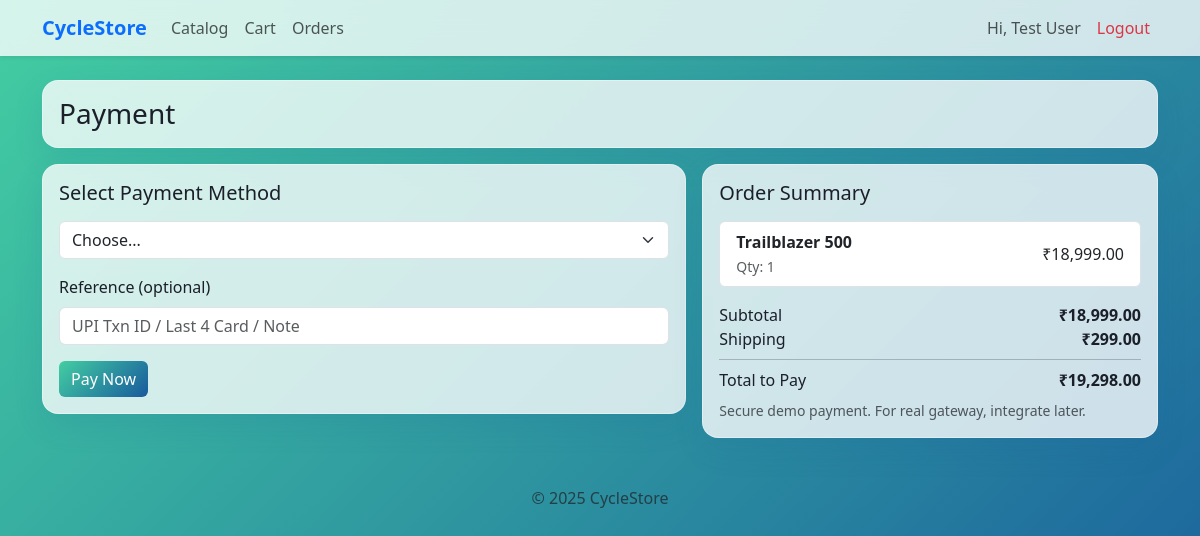
Page /user/payment.php?id=1 (signed in) on the committed database.
### tables this page shows
CREATE TABLE `order_items` (
  `id` int(11) NOT NULL,
  `order_id` int(11) NOT NULL,
  `product_id` int(11) NOT NULL,
  `price` decimal(12,2) NOT NULL,
  `quantity` int(11) NOT NULL
);

CREATE TABLE `products` (
  `id` int(11) NOT NULL,
  `supplier_id` int(11) NOT NULL,
  `category_id` int(11) NOT NULL,
  `name` varchar(160) NOT NULL,
  `slug` varchar(200) NOT NULL,
  `description` text DEFAULT NULL,
  `brand` varchar(120) DEFAULT NULL,
  `price` decimal(12,2) NOT NULL DEFAULT 0.00,
  `thumbnail` varchar(255) DEFAULT NULL,
  `is_active` tinyint(1) NOT NULL DEFAULT 1,
  `created_at` datetime DEFAULT current_timestamp()
);

CREATE TABLE `orders` (
  `id` int(11) NOT NULL,
  `order_date` datetime NOT NULL DEFAULT current_timestamp(),
  `user_id` int(11) NOT NULL,
  `address_id` int(11) NOT NULL,
  `status` enum('pending','confirmed','shipped','delivered','cancelled') NOT NULL DEFAULT 'pending',
  `subtotal` decimal(12,2) NOT NULL DEFAULT 0.00,
  `shipping` decimal(12,2) NOT NULL DEFAULT 0.00,
  `total` decimal(12,2) NOT NULL DEFAULT 0.00,
  `payment_status` enum('unpaid','paid','cod','refund') NOT NULL DEFAULT 'unpaid',
  `created_at` datetime DEFAULT current_timestamp()
);

### includes/auth.php (called while the page is built, shortened)
<?php
function user() {
    return $_SESSION['user'] ?? null;
}

### user/payment.php (the view, shortened to what this page needs)
<?php
require_once '../config/db.php';
require_once '../includes/auth.php';
$u = user();
$orderId = (int)($_GET['id'] ?? 0);
$oq = mysqli_query($conn, "SELECT id, user_id, status, subtotal, shipping, total, payment_status, created_at FROM orders WHERE id=$orderId AND user_id=".$u['id']." LIMIT 1");
$order = mysqli_fetch_assoc($oq);
$iq = mysqli_query($conn, "SELECT oi.product_id, p.name, oi.price, oi.quantity
                           FROM order_items oi
                           JOIN products p ON p.id=oi.product_id
                           WHERE oi.order_id=".$order['id']);
$items = [];
while($r = mysqli_fetch_assoc($iq)) $items[] = $r;
include '../includes/header_user.php';
include '../includes/nav_user.php';
?>
<div class="container my-4">
  <div class="glass p-3 mb-3">
    <h3 class="mb-0">Payment</h3>
  </div>
  <div class="row g-3">
    <div class="col-lg-7">
      <div class="glass p-3">
        <h5 class="mb-3">Select Payment Method</h5>
        <form method="post">
          <div class="mb-3">
            <select name="method" class="form-select" required>
              <option value="">Choose...</option>
            </select>
          </div>
          <div class="mb-3">
            <label class="form-label">Reference (optional)</label>
            <input name="provider_ref" class="form-control" placeholder="UPI Txn ID / Last 4 Card / Note">
          </div>
          <button class="btn btn-brand">Pay Now</button>
        </form>
      </div>
    </div>
    <div class="col-lg-5">
      <div class="glass p-3">
        <h5 class="mb-3">Order Summary</h5>
        <ul class="list-group mb-3">
          <?php foreach($items as $it): ?>
            <li class="list-group-item d-flex justify-content-between align-items-center">
              <div>
                <div class="fw-semibold"><?=htmlspecialchars($it['name'])?></div>
                <small class="text-muted">Qty: <?=$it['quantity']?></small>
              </div>
              <div>₹<?=number_format((float)$it['price']*$it['quantity'],2)?></div>
            </li>
          <?php endforeach; ?>
        </ul>
        <div class="d-flex justify-content-between"><span>Subtotal</span><strong>₹<?=number_format((float)$order['subtotal'],2)?></strong></div>
        <div class="d-flex justify-content-between"><span>Shipping</span><strong>₹<?=number_format((float)$order['shipping'],2)?></strong></div>
        <hr class="my-2">
        <div class="d-flex justify-content-between"><span>Total to Pay</span><strong>₹<?=number_format((float)$order['total'],2)?></strong></div>
        <div class="text-muted small mt-2">Secure demo payment. For real gateway, integrate later.</div>
      </div>
    </div>
  </div>
</div>
<?php include '../includes/footer.php'; ?>

### includes/header_user.php (style rules this page uses)
body { background:linear-gradient(135deg,#43cea2,#185a9d);min-height:100vh;color:#1b1f2a; }
.glass { background:rgba(255,255,255,.78);border:1px solid rgba(255,255,255,.35);border-radius:16px;box-shadow:0 12px 30px rgba(24,90,157,.12); }
.btn-brand { background:linear-gradient(135deg,#43cea2,#185a9d);color:#fff;border:0; }

### rows in the picture
order_items: product.name "Trailblazer 500", quantity "1", (float)$it['price']*$it['quantity'] "18,999.00"
orders: subtotal "18,999.00", shipping "299.00", total "19,298.00"

### other values in the picture
$u['name'] "Test User"
